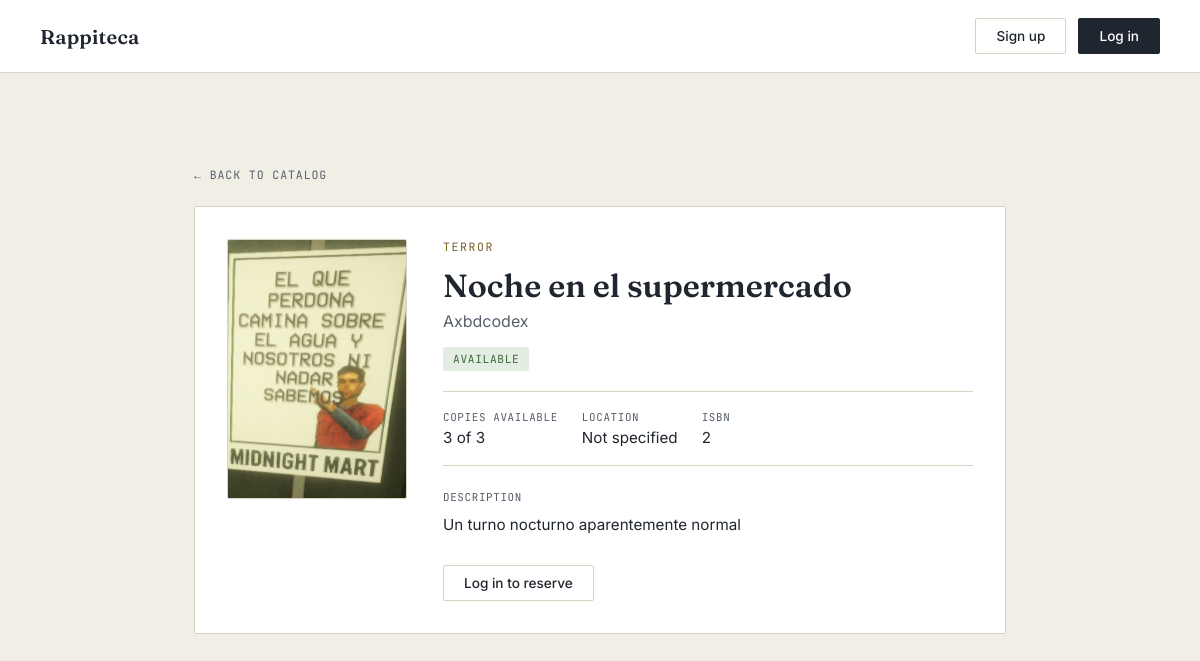
The page /libro/2/ on the database as committed earlier.
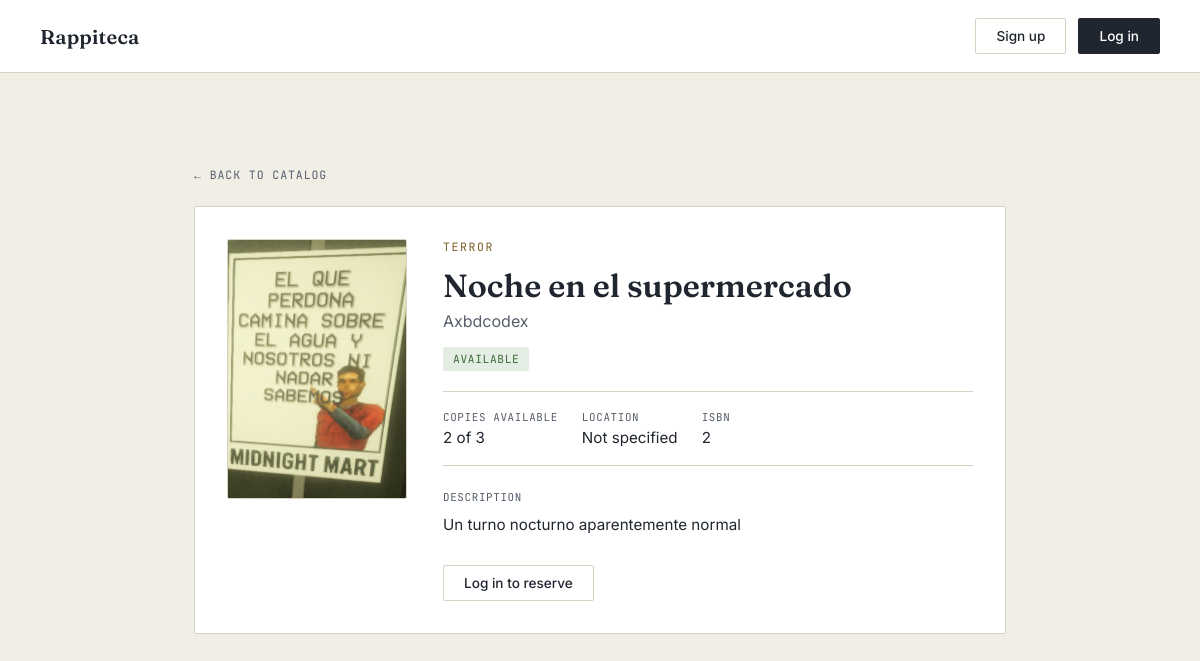
The same page on the database as committed later.
### catalog/models.py (models this page shows, shortened)
class Book(models.Model):
    title = models.CharField(max_length=150)
    author = models.CharField(max_length=150)
    isbn = models.CharField(max_length=20, unique=True, blank=True, null=True)
    category = models.CharField(max_length=100, blank=True)
    location = models.CharField(max_length=100, blank=True)
    description = models.CharField(max_length=500, blank=True)
    image = models.ImageField(upload_to='catalog/images/', blank=True, null=True)
    total_copies = models.PositiveIntegerField(default=1)
    available_copies = models.PositiveIntegerField(default=1)
    ESTADO_DISPONIBLE = 'available'
    ESTADO_PRESTADO = 'borrowed'
    ESTADO_RESERVADO = 'reserved'
    ESTADO_PUBLICO_LABELS = {
        ESTADO_DISPONIBLE: 'Available',
        ESTADO_PRESTADO: 'Borrowed',
        ESTADO_RESERVADO: 'Reserved',
    }
    @property
    def esta_disponible(self):
        return self.available_copies > 0
    def estado_publico(self):
        if self.esta_disponible:
            return self.ESTADO_DISPONIBLE

### catalog/views.py (the view)
# urls.py: path('libro/<int:book_id>/', views.detalle_libro, name='detalle_libro'),
def detalle_libro(request, book_id):
    current_user = _usuario_actual(request)
    book = get_object_or_404(Book, id=book_id)
    estado_publico = book.estado_publico()
    loan_activo = None
    if current_user:
        loan_activo = Loan.objects.filter(
            user=current_user,
            book=book,
            estado__in=[Loan.ESTADO_RESERVADO, Loan.ESTADO_PRESTADO],
        ).first()
    contexto = {
        'current_user': current_user,
        'book': book,
        'estado_publico': estado_publico,
        'estado_publico_label': book.ESTADO_PUBLICO_LABELS[estado_publico],
        'loan_activo': loan_activo,
    }
    return render(request, 'book_detail.html', contexto)

### catalog/views.py (called while the page is built)
def _usuario_actual(request):
    current_user = None
    user_id = request.session.get('user_id')
    if user_id:
        try:
            current_user = User.objects.get(id=user_id)
        except User.DoesNotExist:
            request.session.flush()
    return current_user

### catalog/templates/book_detail.html (shortened to what this page needs)
{% load static %}
<!DOCTYPE html>
<html lang="en">
<head>
  <link rel="stylesheet" href="{% static 'catalog/css/style.css' %}">
</head>
<body>
  <header class="nav">
    <a href="{% url 'home' %}" class="nav-brand">Rappiteca</a>
    <nav class="nav-actions">
      {% if current_user %}
        <div class="notification-icon-container">
          <a href="{% url 'notifications' %}" class="notification-icon">
            🔔
            <span class="notification-badge" id="notification-badge" style="display: none;">0</span>
          </a>
        </div>
        {% if current_user.role == 'adm' %}
          <a href="{% url 'gestionar_prestamos' %}" class="btn btn-ghost">Admin panel</a>
        {% else %}
          <a href="{% url 'user_loans' %}" class="btn btn-ghost">My loans</a>
        {% endif %}
        <a href="{% url 'logout' %}" class="btn btn-solid">Log out</a>
      {% else %}
        <a href="{% url 'signup' %}" class="btn btn-ghost">Sign up</a>
        <a href="{% url 'login' %}" class="btn btn-solid">Log in</a>
      {% endif %}
    </nav>
  </header>
  <main class="detail-main">
    <a href="{% url 'home' %}" class="detail-back">← Back to catalog</a>
    <div class="detail-card">
      <div class="detail-cover">
        {% if book.image %}
          <img src="{{ book.image.url }}" alt="{{ book.title }}">
        {% else %}
          <span class="detail-cover-placeholder">No cover</span>
        {% endif %}
      </div>
      <div class="detail-body">
        <p class="eyebrow">{{ book.category|default:"Catalog" }}</p>
        <h1 class="detail-title">{{ book.title }}</h1>
        <p class="detail-author">{{ book.author }}</p>
        <div class="detail-status">
          {% if estado_publico == 'available' %}
            <span class="status-badge status-available">{{ estado_publico_label }}</span>
          {% elif estado_publico == 'borrowed' %}
            <span class="status-badge status-unavailable">{{ estado_publico_label }}</span>
          {% else %}
            <span class="status-badge status-info">{{ estado_publico_label }}</span>
          {% endif %}
        </div>
        <dl class="detail-facts">
          <div class="detail-fact">
            <dt>Copies available</dt>
            <dd>{{ book.available_copies }} of {{ book.total_copies }}</dd>
          </div>
          <div class="detail-fact">
            <dt>Location</dt>
            <dd>{{ book.location|default:"Not specified" }}</dd>
          </div>
          {% if book.isbn %}
            <div class="detail-fact">
              <dt>ISBN</dt>
              <dd>{{ book.isbn }}</dd>
            </div>
          {% endif %}
        </dl>
        <div class="detail-description">
          <h2 class="detail-section-title">Description</h2>
          <p>{{ book.description|default:"No description available for this book." }}</p>
        </div>
        <div class="detail-actions">
          {% if loan_activo and loan_activo.estado == 'reservado' %}
            <span class="status-badge status-info">Reserved — pending pickup</span>
            <form action="{% url 'confirmar_recogida' loan_activo.id %}" method="post">
              {% csrf_token %}
              <button type="submit" class="btn btn-solid btn-small">Ya lo recogí</button>
            </form>
            <form action="{% url 'cancelar_reserva' loan_activo.id %}" method="post">
              {% csrf_token %}
              <button type="submit" class="btn btn-ghost btn-small">Cancel reservation</button>
            </form>
          {% elif loan_activo and loan_activo.estado == 'prestado' %}
            <span class="status-badge status-unavailable">Recogido — en tu poder</span>
          {% elif estado_publico == 'available' %}
            {% if current_user %}
              <form action="{% url 'reservar_libro' book.id %}" method="post">
                {% csrf_token %}
                <button type="submit" class="btn btn-solid">Reserve</button>
              </form>
            {% else %}
              <a href="{% url 'login' %}" class="btn btn-ghost">Log in to reserve</a>
            {% endif %}
          {% endif %}
        </div>
      </div>
    </div>
  </main>
</body>
</html>

### catalog/static/catalog/css/style.css (style rules this page uses)
:root { --ink: #20262F; --ink-soft: #565F6B; --paper: #F1EEE6; --paper-raised: #FFFFFF; --brass: #9A7B3C; --brass-deep: #7C6129; --line: #D8D2C2; --radius: 2px; }
* { box-sizing: border-box; }
body { margin: 0; background: var(--paper); color: var(--ink); font-family: 'Inter', sans-serif; min-height: 100vh; }
header.nav { display: flex; align-items: center; justify-content: space-between; padding: 18px 40px; border-bottom: 1px solid var(--line); background: var(--paper-raised); }
.nav-brand { font-family: 'Fraunces', serif; font-size: 1.25rem; font-weight: 600; letter-spacing: 0.01em; color: var(--ink); text-decoration: none; }
.nav-actions { display: flex; gap: 12px; }
.btn { font-family: 'Inter', sans-serif; font-size: 0.85rem; font-weight: 500; padding: 9px 20px; border-radius: var(--radius); text-decoration: none; transition: background 0.15s ease, color 0.15s ease, border-color 0.15s ease; }
.btn-ghost { color: var(--ink); border: 1px solid var(--line); background: transparent; }
.btn-solid { color: #fff; background: var(--ink); border: 1px solid var(--ink); }
main { max-width: 760px; margin: 0 auto; padding: 90px 24px 60px; text-align: center; }
.eyebrow { font-family: 'JetBrains Mono', monospace; font-size: 0.72rem; letter-spacing: 0.14em; text-transform: uppercase; color: var(--brass-deep); margin: 0 0 14px; }
header.nav { display: grid; grid-template-columns: 1fr auto 1fr; align-items: center; padding: 18px 40px; border-bottom: 1px solid var(--line); background: var(--paper-raised); }
.nav-brand { justify-self: start; font-family: 'Fraunces', serif; font-size: 1.25rem; font-weight: 600; letter-spacing: 0.01em; color: var(--ink); text-decoration: none; }
.nav-actions { justify-self: end; display: flex; align-items: center; gap: 12px; }
.status-badge { font-family: 'JetBrains Mono', monospace; font-size: 0.7rem; letter-spacing: 0.06em; text-transform: uppercase; padding: 5px 10px; border-radius: var(--radius); white-space: nowrap; }
.status-available { background: #E4EDE3; color: #3C6B3A; }
.detail-main { max-width: 860px; text-align: left; }
.detail-back { display: inline-block; font-family: 'JetBrains Mono', monospace; font-size: 0.72rem; letter-spacing: 0.08em; text-transform: uppercase; color: var(--ink-soft); text-decoration: none; margin-bottom: 24px; }
.detail-card { display: flex; gap: 36px; align-items: flex-start; background: var(--paper-raised); border: 1px solid var(--line); border-radius: var(--radius); padding: 32px; }
.detail-cover { width: 180px; height: 260px; flex-shrink: 0; border: 1px solid var(--line); border-radius: var(--radius); overflow: hidden; background: var(--paper); }
.detail-cover img { width: 100%; height: 100%; object-fit: cover; display: block; }
.detail-body { flex: 1; min-width: 0; }
.detail-title { font-family: 'Fraunces', serif; font-size: 2rem; font-weight: 600; line-height: 1.15; margin: 0 0 6px; }
.detail-author { font-size: 1rem; color: var(--ink-soft); margin: 0 0 16px; }
.detail-status { margin-bottom: 24px; }
.detail-facts { display: flex; flex-wrap: wrap; gap: 24px; margin: 0 0 24px; padding: 18px 0; border-top: 1px solid var(--line); border-bottom: 1px solid var(--line); }
.detail-fact dt { font-family: 'JetBrains Mono', monospace; font-size: 0.68rem; letter-spacing: 0.06em; text-transform: uppercase; color: var(--ink-soft); margin-bottom: 4px; }
.detail-fact dd { margin: 0; font-size: 0.95rem; }
.detail-section-title { font-family: 'JetBrains Mono', monospace; font-size: 0.68rem; letter-spacing: 0.06em; text-transform: uppercase; color: var(--ink-soft); font-weight: 400; margin: 0 0 8px; }
.detail-description p { margin: 0; font-size: 0.95rem; line-height: 1.65; color: var(--ink); }
.detail-actions { display: flex; flex-wrap: wrap; align-items: center; gap: 10px; margin-top: 28px; }

Rows that differ between the two databases and show on the page:
changed Book "Noche en el supermercado": available_copies "3" → "2"
